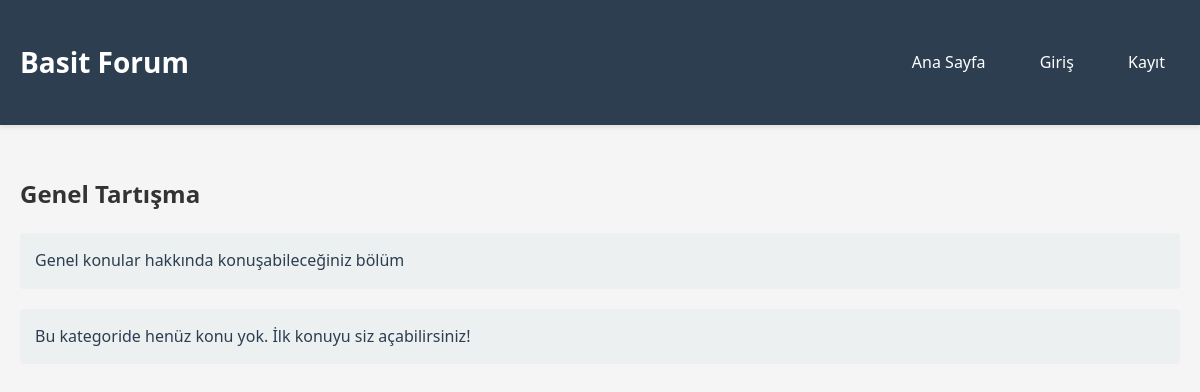
Page /kategori.php?id=1 on the committed database.
### tables this page shows
CREATE TABLE IF NOT EXISTS kategoriler (
    id INT AUTO_INCREMENT PRIMARY KEY,
    baslik VARCHAR(100) NOT NULL,
    aciklama TEXT,
    olusturma_tarihi DATETIME DEFAULT CURRENT_TIMESTAMP,
    INDEX idx_baslik (baslik)
);

### config.php (called while the page is built, shortened)
<?php
function temizle($veri) {
    return htmlspecialchars($veri, ENT_QUOTES, 'UTF-8');
}
function girisKontrol() {
    return isset($_SESSION['kullanici_id']);
}
?>

### kategori.php (the view, shortened to what this page needs)
<?php
require_once 'config.php';
$kategori_id = intval($_GET['id'] ?? 0);
$sorgu = $db->prepare("SELECT * FROM kategoriler WHERE id = ?");
$sorgu->execute([$kategori_id]);
$kategori = $sorgu->fetch();
$sorgu = $db->prepare("
    SELECT ko.*,
           k.kullanici_adi,
           COUNT(m.id) as mesaj_sayisi,
           (SELECT kullanici_adi FROM kullanicilar WHERE id = (SELECT kullanici_id FROM mesajlar WHERE konu_id = ko.id ORDER BY olusturma_tarihi DESC LIMIT 1)) as son_yazar,
           (SELECT olusturma_tarihi FROM mesajlar WHERE konu_id = ko.id ORDER BY olusturma_tarihi DESC LIMIT 1) as son_mesaj_tarihi
    FROM konular ko
    LEFT JOIN kullanicilar k ON ko.kullanici_id = k.id
    LEFT JOIN mesajlar m ON ko.id = m.konu_id
    WHERE ko.kategori_id = ?
    GROUP BY ko.id
    ORDER BY ko.son_mesaj_tarihi DESC
");
$sorgu->execute([$kategori_id]);
$konular = $sorgu->fetchAll();
?>
<!DOCTYPE html>
<html lang="tr">
<head>
    <link rel="stylesheet" href="style.css">
</head>
<body>
    <header>
        <div class="container">
            <h1><?php echo SITE_NAME; ?></h1>
            <nav>
                <a href="index.php">Ana Sayfa</a>
                <?php if (girisKontrol()): ?>
                    <span style="color: #ecf0f1;">Hoşgeldin, <?php echo temizle($_SESSION['kullanici_adi']); ?></span>
                    <a href="cikis.php">Çıkış</a>
                <?php else: ?>
                    <a href="giris.php">Giriş</a>
                    <a href="kayit.php">Kayıt</a>
                <?php endif; ?>
            </nav>
        </div>
    </header>
    <div class="container">
        <div style="display: flex; justify-content: space-between; align-items: center; margin-bottom: 20px;">
            <h2><?php echo temizle($kategori['baslik']); ?></h2>
        </div>
        <div class="bilgi" style="margin-bottom: 20px;">
            <?php echo temizle($kategori['aciklama']); ?>
        </div>
        <?php if (count($konular) > 0): ?>
            <div class="konu-liste">
                <?php foreach ($konular as $konu): ?>
                    <div class="konu-item">
                        <h3>
                            <a href="konu.php?id=<?php echo $konu['id']; ?>">
                                <?php echo temizle($konu['baslik']); ?>
                            </a>
                        </h3>
                        <div class="istatistik">
                            <span>👤 <?php echo temizle($konu['kullanici_adi']); ?></span>
                            <span>💬 <?php echo $konu['mesaj_sayisi']; ?> Yanıt</span>
                            <span>👁️ <?php echo $konu['goruntulenme']; ?> Görüntülenme</span>
                            <?php if ($konu['son_yazar']): ?>
                                <span>Son: <?php echo temizle($konu['son_yazar']); ?> -
                                    <?php echo date('d.m.Y H:i', strtotime($konu['son_mesaj_tarihi'] ?? $konu['olusturma_tarihi'])); ?>
                                </span>
                            <?php endif; ?>
                        </div>
                    </div>
                <?php endforeach; ?>
            </div>
        <?php else: ?>
            <div class="bilgi">
                Bu kategoride henüz konu yok. İlk konuyu siz açabilirsiniz!
            </div>
        <?php endif; ?>
    </div>
</body>
</html>

### style.css (style rules this page uses)
* { margin: 0; padding: 0; box-sizing: border-box; }
body { font-family: 'Segoe UI', Tahoma, Geneva, Verdana, sans-serif; background-color: #f5f5f5; color: #333; line-height: 1.6; }
.container { max-width: 1200px; margin: 0 auto; padding: 20px; }
header { background-color: #2c3e50; color: white; padding: 20px 0; margin-bottom: 30px; box-shadow: 0 2px 5px rgba(0,0,0,0.1); }
header .container { display: flex; justify-content: space-between; align-items: center; }
header h1 { font-size: 28px; }
nav a { color: white; text-decoration: none; margin-left: 20px; padding: 8px 15px; border-radius: 4px; transition: background-color 0.3s; }
.bilgi { background-color: #ecf0f1; color: #2c3e50; padding: 15px; border-radius: 4px; margin-bottom: 20px; }

### rows in the picture
kategoriler: baslik "Genel Tartışma", aciklama "Genel konular hakkında konuşabileceğiniz bölüm"

### other values in the picture
SITE_NAME "Basit Forum"
